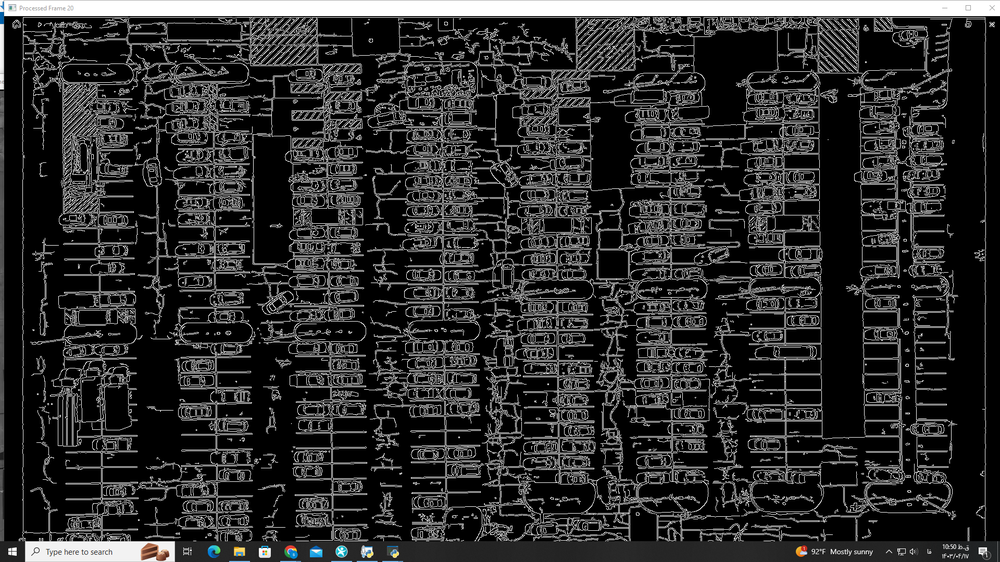
#> input picture 2024-07-07_10-50-27.png, 1000 x 562 px, shrunk from 1920 x 1080 before the run, given in place of car_park.mp4, which was not available
$ python frame_save.py
#> lines starting #> are read from the running program, lines starting #| are printed output that depends on the picture; after the words box and inside, x2 and y2 are one past the last pixel; in counts of white or black regions, pixels touching at a corner belong together; pictures that were not available may be replaced by others from this repository, and a replacement may not be noted


import cv2

# مسیر فایل ویدیویی
video_path = r'C:\Users\milad\Desktop\car_park.mp4'

# باز کردن ویدیو
cap = cv2.VideoCapture(video_path)

# بررسی باز شدن موفقیت‌آمیز ویدیو
if not cap.isOpened():
    print("خطا در باز کردن ویدیو")
    exit()

# شماره فریمی که می‌خواهید استخراج کنید (مثلاً فریم 20ام)
frame_number = 20

# تنظیم موقعیت ویدیو به فریم مورد نظر
cap.set(cv2.CAP_PROP_POS_FRAMES, frame_number)

# خواندن فریم
ret, frame = cap.read()
#> frame is the input picture: shape (562, 1000, 3); mean B, G, R 44.9, 44.9, 44.8
if ret:
    # تبدیل فریم به خاکستری
    gray_frame = cv2.cvtColor(frame, cv2.COLOR_BGR2GRAY)

    # استفاده از آستانه‌گذاری تطبیقی برای ایجاد تصویر باینری
    img_threshold = cv2.adaptiveThreshold(gray_frame, 255, cv2.ADAPTIVE_THRESH_GAUSSIAN_C,
                                          cv2.THRESH_BINARY_INV, 25, 16)
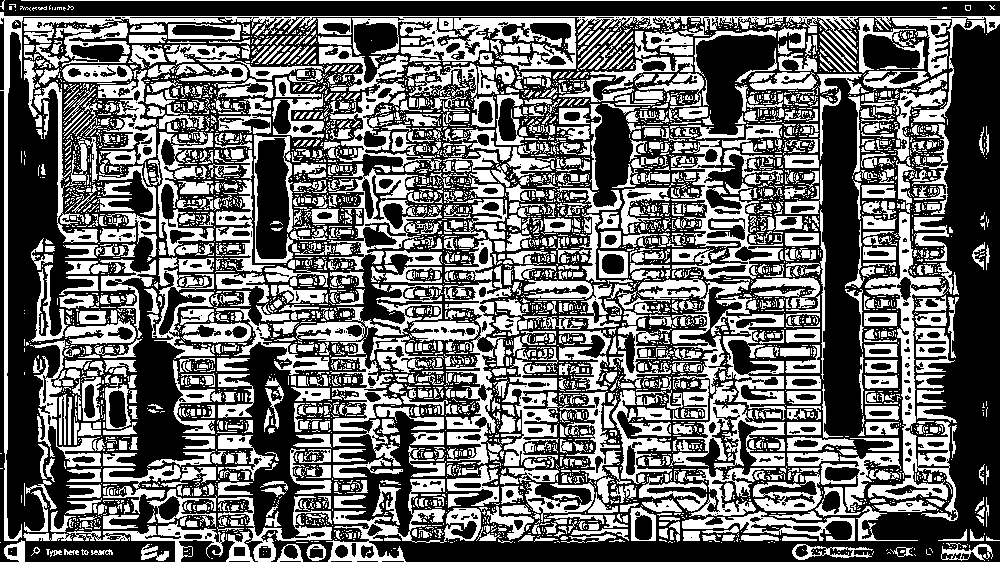
#> img_threshold: shape (562, 1000); 41.6% white; 5197 white regions (3827 under 20 px), largest, box (x1, y1, x2, y2) and area: (0, 12, 1000, 541) 13841, (865, 212, 958, 521) 5769, (671, 140, 783, 279) 3255

    # انجام عملیات مورفولوژیکی برای حذف نویز و بهبود تصویر
    kernel = cv2.getStructuringElement(cv2.MORPH_RECT, (5, 5))
    img_morph = cv2.morphologyEx(img_threshold, cv2.MORPH_CLOSE, kernel, iterations=2)
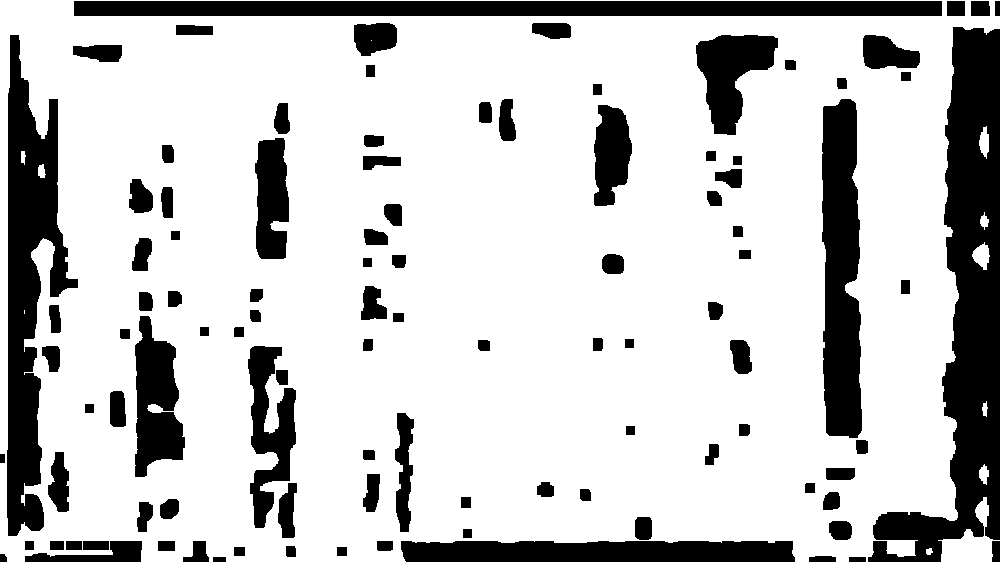
#> img_morph: shape (562, 1000); 78.1% white; 102 black regions, largest, box (x1, y1, x2, y2) and area: (868, 27, 1000, 562) 27010, (7, 35, 78, 536) 16758, (74, 1, 942, 16) 13020
    img_morph = cv2.morphologyEx(img_morph, cv2.MORPH_OPEN, kernel, iterations=2)
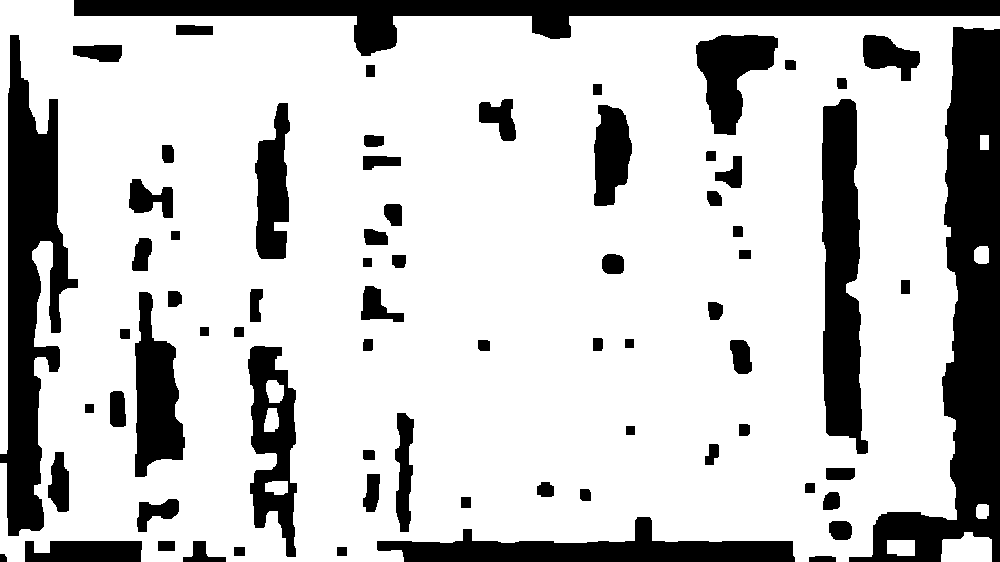
#> img_morph: shape (562, 1000); 77.2% white; 71 black regions, largest, box (x1, y1, x2, y2) and area: (849, 27, 1000, 562) 28028, (0, 35, 78, 536) 18091, (74, 0, 1000, 56) 17050

    # نمایش تصویر اصلی و تصویر باینری
    cv2.imshow(f"Original Frame {frame_number}", gray_frame)
    cv2.imshow(f"Processed Frame {frame_number}", img_morph)

    # ذخیره تصویر باینری به عنوان یک فایل
    cv2.imwrite(f"frame_{frame_number}_binary.jpg", img_morph)
    print(f"فریم {frame_number} به صورت باینری ذخیره شد.")

    # منتظر ماندن برای فشردن یک کلید
    cv2.waitKey(0)
else:
    print("خطا در خواندن فریم")

# آزادسازی منابع
cap.release()
cv2.destroyAllWindows()


import cv2

# مسیر فایل ویدیویی
video_path = r'C:\Users\milad\Desktop\car_park.mp4'

# باز کردن ویدیو
cap = cv2.VideoCapture(video_path)

# بررسی باز شدن موفقیت‌آمیز ویدیو
if not cap.isOpened():
    print("خطا در باز کردن ویدیو")
    exit()

# شماره فریمی که می‌خواهید استخراج کنید (مثلاً فریم 20ام)
frame_number = 20

# تنظیم موقعیت ویدیو به فریم مورد نظر
cap.set(cv2.CAP_PROP_POS_FRAMES, frame_number)

# خواندن فریم
ret, frame = cap.read()
if ret:
    # تبدیل فریم به خاکستری
    gray_frame = cv2.cvtColor(frame, cv2.COLOR_BGR2GRAY)

    # استفاده از تشخیص لبه Canny
    # تنظیم مقادیر آستانه در اینجا ممکن است نیاز به تغییر داشته باشد
    edges = cv2.Canny(gray_frame, 50, 150)
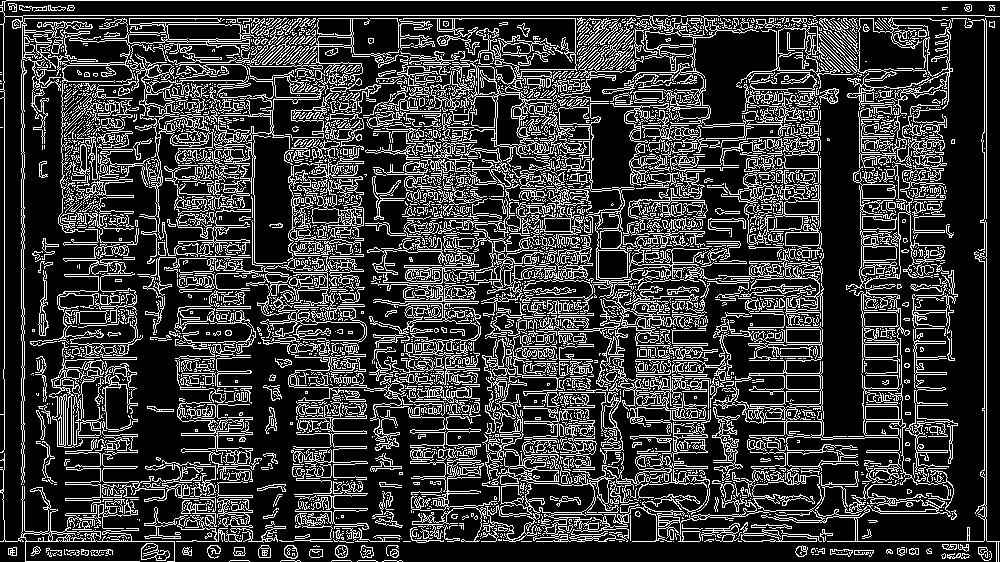
#> edges: shape (562, 1000); 22.3% white in thin lines or dots

    # نمایش تصویر اصلی و تصویر لبه‌یابی شده
    cv2.imshow(f"Original Frame {frame_number}", gray_frame)
    cv2.imshow(f"Processed Frame {frame_number}", edges)

    # ذخیره تصویر لبه‌یابی شده به عنوان یک فایل
    cv2.imwrite(f"frame_{frame_number}_edges.jpg", edges)
    print(f"فریم {frame_number} با لبه‌یابی ذخیره شد.")

    # منتظر ماندن برای فشردن یک کلید
    cv2.waitKey(0)
else:
    print("خطا در خواندن فریم")

# آزادسازی منابع
cap.release()
cv2.destroyAllWindows()

$ run again, on 2024-07-07_10-50-57.png
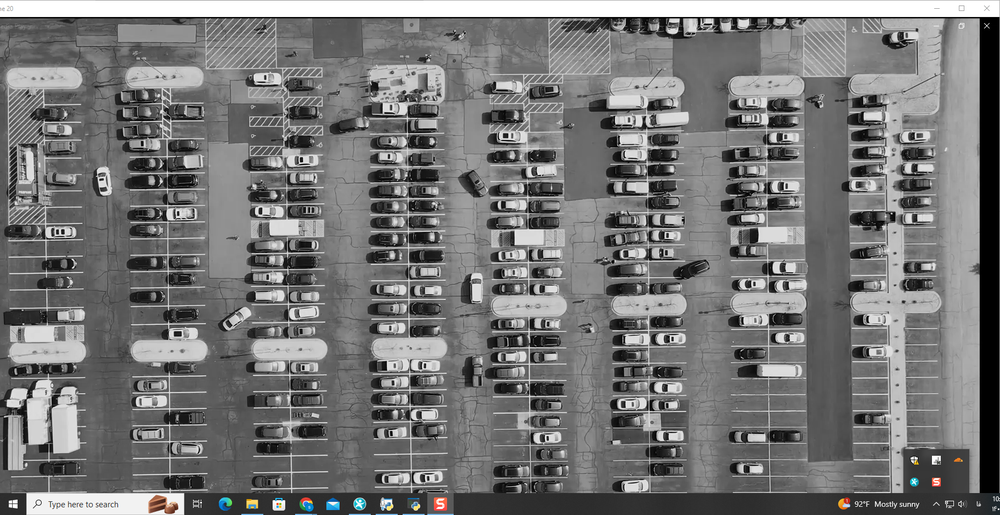
#> input picture 2024-07-07_10-50-57.png, 1000 x 515 px, shrunk from 1823 x 939 before the run, given in place of car_park.mp4, which was not available
#> frame is the input picture: shape (515, 1000, 3); mean B, G, R 118.3, 118.3, 118.3
#> `img_threshold = cv2.adaptiveThreshold(gray_frame, 255, cv2.ADAPTIVE_TH..`:
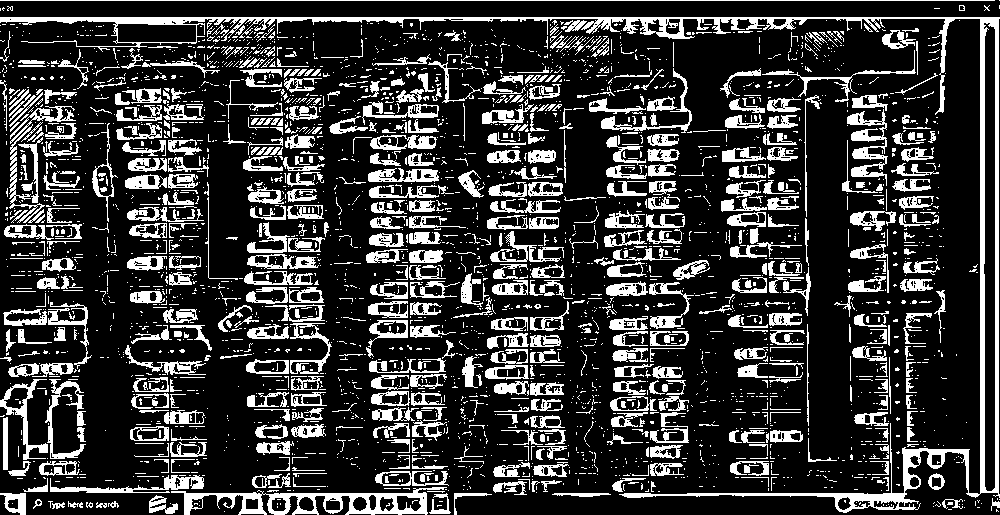
#> img_threshold: shape (515, 1000); 21.7% white; 3150 white regions (2490 under 20 px), largest, box (x1, y1, x2, y2) and area: (0, 17, 1000, 513) 13161, (171, 487, 447, 515) 2805, (847, 109, 888, 186) 1156
#> `edges = cv2.Canny(gray_frame, 50, 150)`:
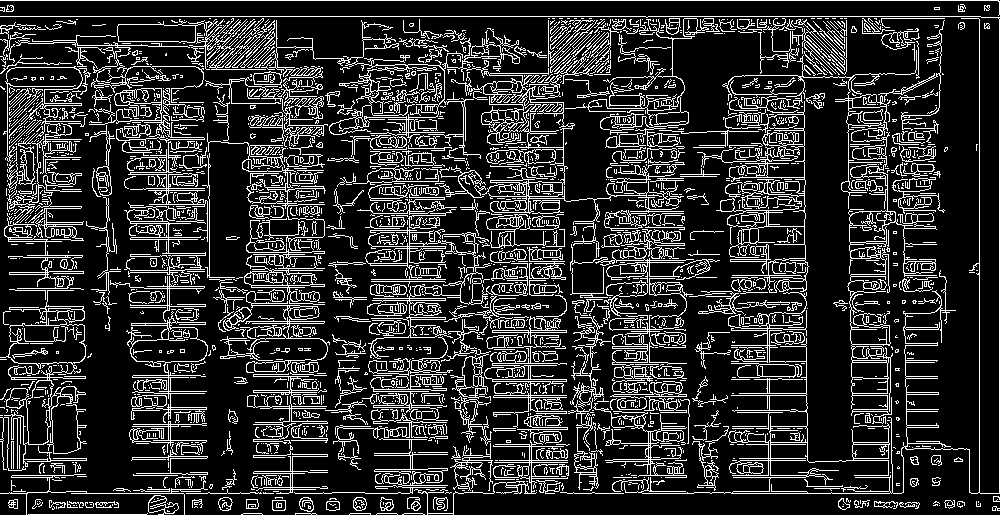
#> edges: shape (515, 1000); 18.3% white in thin lines or dots

$ run again, on 2024-07-09_10-33-00.png
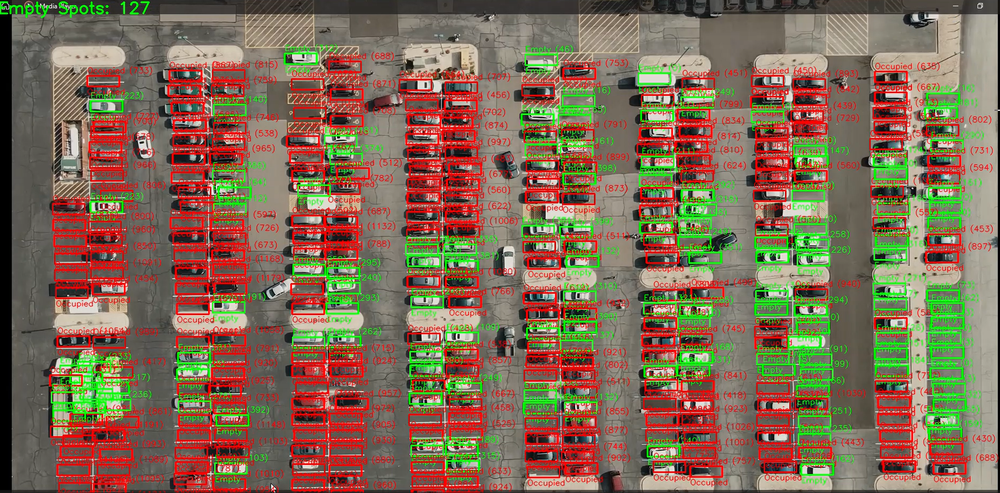
#> input picture 2024-07-09_10-33-00.png, 1000 x 493 px, shrunk from 1805 x 890 before the run, given in place of car_park.mp4, which was not available
#> frame is the input picture: shape (493, 1000, 3); mean B, G, R 84.8, 107, 128.6
#> `img_threshold = cv2.adaptiveThreshold(gray_frame, 255, cv2.ADAPTIVE_TH..`:
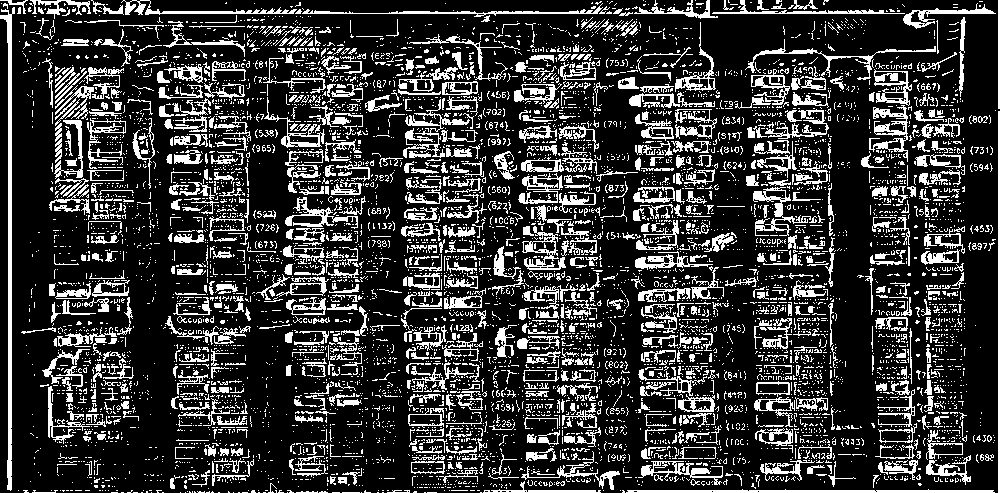
#> img_threshold: shape (493, 1000); 21.6% white in thin lines or dots
#> `edges = cv2.Canny(gray_frame, 50, 150)`:
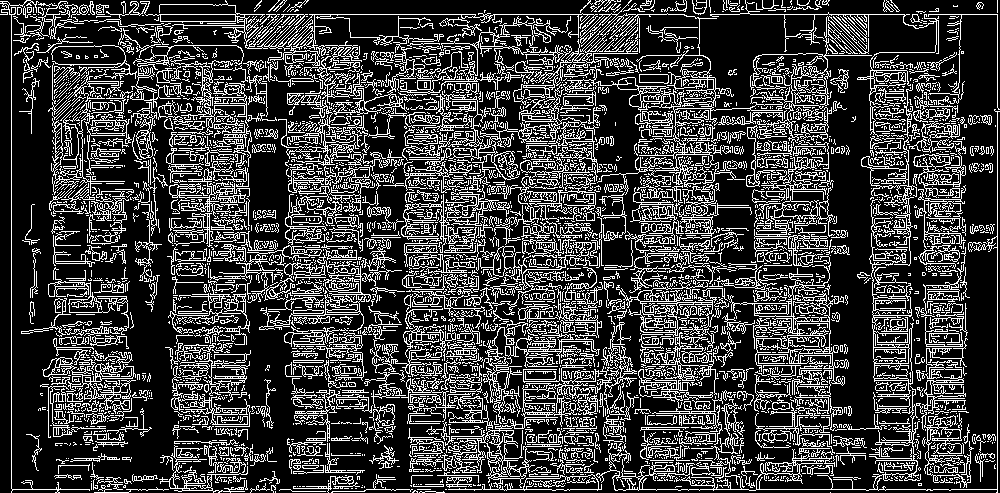
#> edges: shape (493, 1000); 24.5% white in thin lines or dots
